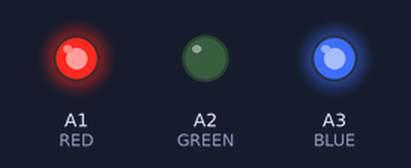
The sketch below on a simulated Arduino Uno, built with avr-gcc and run on an emulated ATmega328P. Parts: output pins drawn as LEDs (lit = HIGH).

Above: at 0.1 s.
Timing chart, 0 to 1.6 s (numbered marks = the images above):
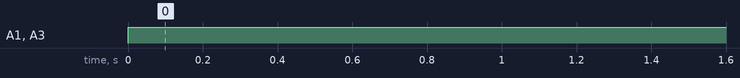

Measured:
- by itself, A1 (RED), A3 (BLUE): LOW → HIGH at 0.00 s

The sketch:

01_LED.ino
```cpp
int RED = A1;
int GREEN = A2;
int BLUE = A3;
void setup() {
 pinMode(RED, OUTPUT);
 pinMode(GREEN, OUTPUT);
 pinMode(BLUE, OUTPUT);
}
void loop() {
 analogWrite(RED, 255);
 analogWrite(GREEN, 0);
 analogWrite(BLUE, 255);
}
```
